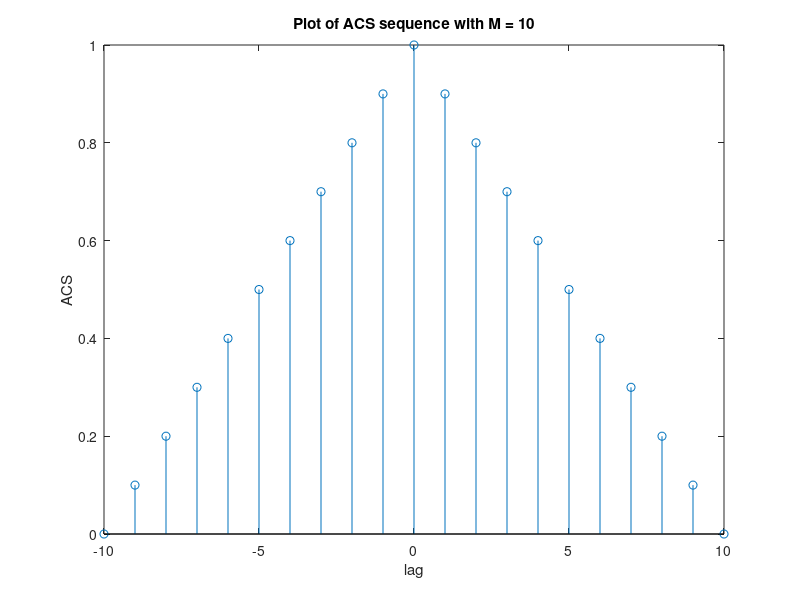
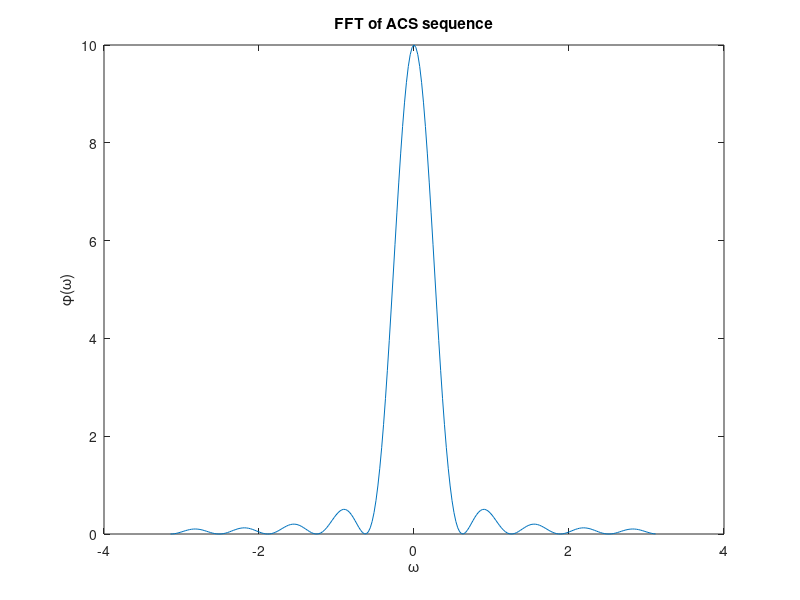
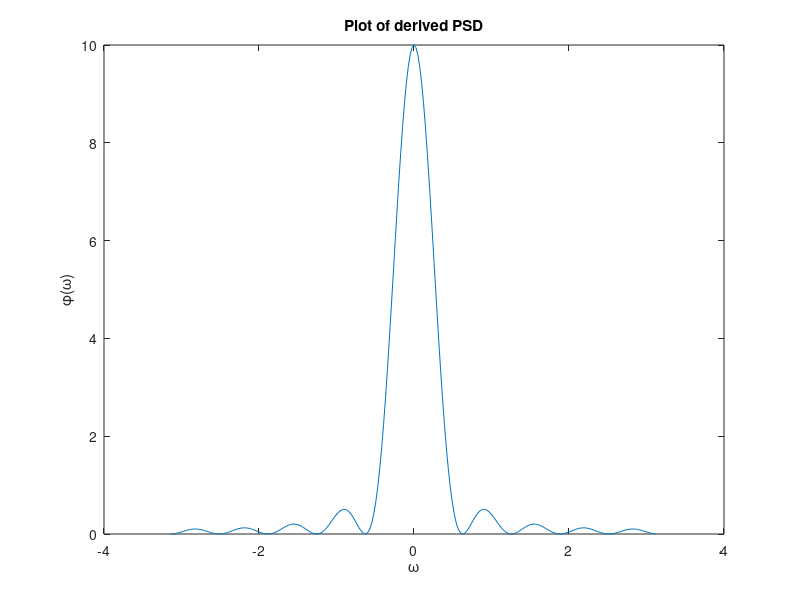
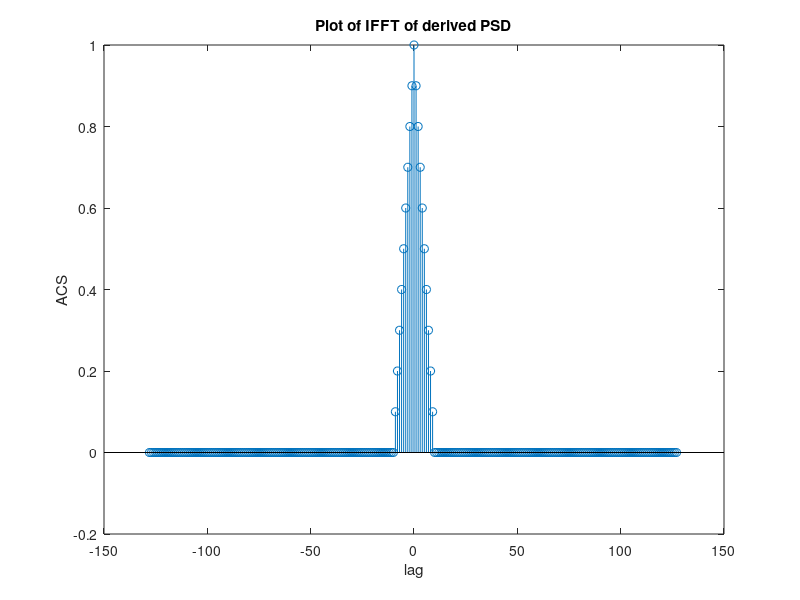

Source code (MATLAB) for these figures, in order: (Note: this script raises an error after producing the figures.)
clear;close all;
%% Part 1
M=10;
r=abs(-M:1:M);
r=r/M;
r=1-r;
figure;
stem(-M:1:M,r);
xlabel('lag')
ylabel('ACS')
title('Plot of ACS sequence with M = 10')


L=256;
x=[zeros(1,L-length(r)) r];
x=circshift(x,M+1);
xf=real(fft(x));%to remove imaginary components of fft
nnz(xf<0)%check number of non-negative components

figure;
w = pi*(-1 : 2/L :(L-1)/L);
plot (w, fftshift (xf)) 
title('FFT of ACS sequence')
xlabel('\omega')
ylabel('\phi(\omega)')

%% Part 2
w=(2*pi/L)*(1:1:L-1);
yf=(sin(M*w/2).^2)./(M*sin(w/2).^2);
yf=[M yf];
y=real(ifft(yf));

figure;
w = pi*(-1 : 2/L :(L-1)/L);
plot(w,fftshift(yf));
title('Plot of derived PSD')
xlabel('\omega')
ylabel('\phi(\omega)')

figure;
t=-L/2:(L/2)-1;
stem(t,fftshift(y))
xlabel('lag')
ylabel('ACS')
title('Plot of IFFT of derived PSD')

figure;

a=fftshift(y);
a=round(a,8);
stem(-10:10,[0 a(a>0) 0])%Padded zeros as they are truncated due to > 0 condn.
xlabel('lag')
ylabel('ACS')
title('Components of PSD >0')
